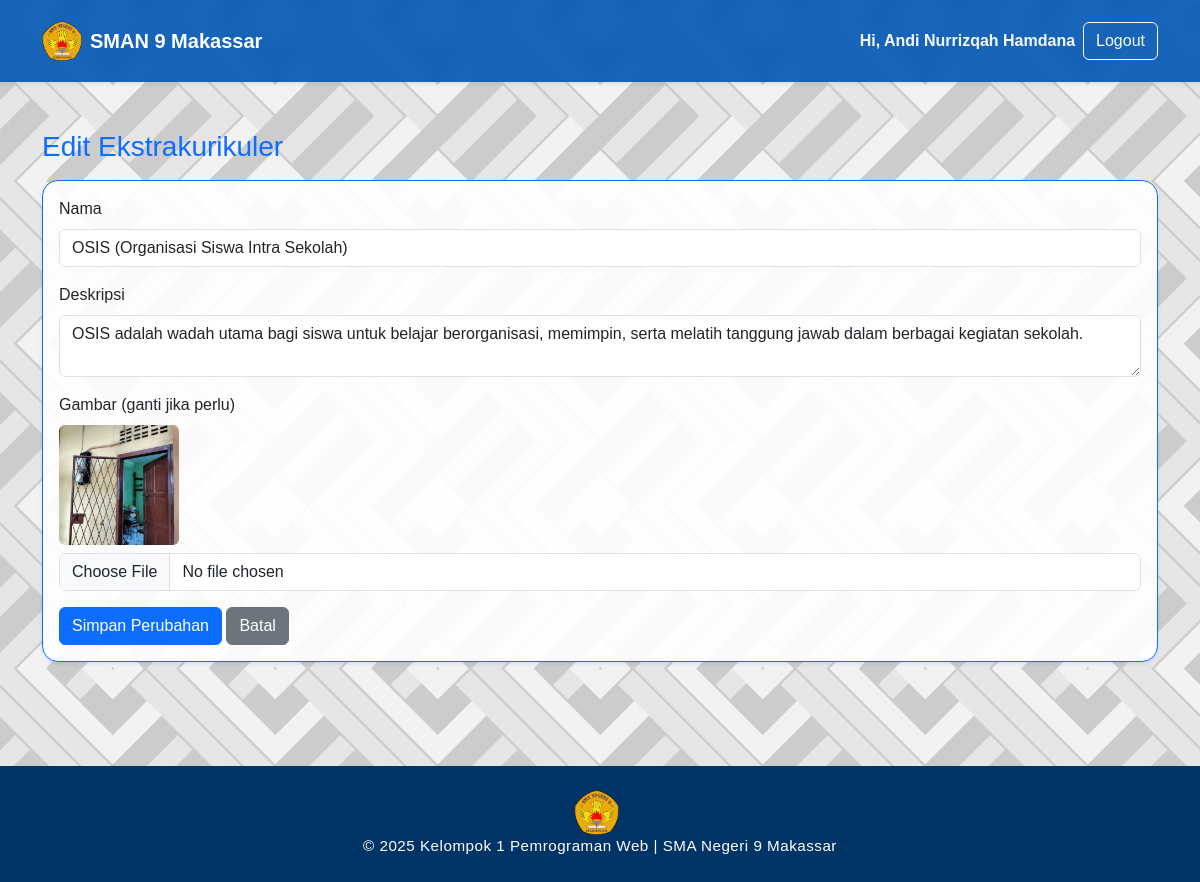
The app's page /admin/ekstrakurikuler/edit.php?id=1 (signed in) with its own data.
### tables this page shows
CREATE TABLE `anggota` (
  `nim` varchar(12) NOT NULL,
  `nama` varchar(50) NOT NULL,
  `kelas` varchar(10) NOT NULL,
  `alamat` varchar(50) NOT NULL,
  `asal_sekolah` varchar(50) NOT NULL,
  `motto` varchar(50) NOT NULL,
  `pengalaman` text NOT NULL,
  `gambar` varchar(255) DEFAULT NULL
);

CREATE TABLE `ekstrakurikuler` (
  `id` int(11) NOT NULL,
  `nama` varchar(150) NOT NULL,
  `deskripsi` text DEFAULT NULL,
  `gambar` varchar(255) DEFAULT NULL,
  `created_at` timestamp NOT NULL DEFAULT current_timestamp()
);

### includes/config.php (called while the page is built)
<?php
$base_url = "http://" . $_SERVER['HTTP_HOST'] . "/klp1pemrogweb/";

### admin/ekstrakurikuler/edit.php (the view, shortened to what this page needs)
<?php
require_once("../../includes/config.php");
require("../../includes/db_connect.php");
require("../../includes/header.php");
require("../../includes/admin_navbar.php");
$id = $_GET['id'] ?? '';
$stmt = $mysqli->prepare("SELECT * FROM ekstrakurikuler WHERE id = ? LIMIT 1");
$stmt->bind_param('i', $id);
$stmt->execute();
$res = $stmt->get_result();
$old = $res->fetch_assoc();
$errors = [];
?>
<div id="page" class="d-flex flex-column min-vh-100">
  <main class="flex-fill">
    <div class="container my-5">
      <h3 class="text-primary mb-3">Edit Ekstrakurikuler</h3>
      <div class="card border-primary shadow-sm">
        <div class="card-body">
          <form method="post" enctype="multipart/form-data">
            <div class="mb-3">
              <label class="form-label">Nama</label>
              <input name="nama" class="form-control <?=isset($errors['nama']) ? 'is-invalid' : ''?>" value="<?=htmlspecialchars($old['nama'])?>">
            </div>
            <div class="mb-3">
              <label class="form-label">Deskripsi</label>
              <textarea name="deskripsi" class="form-control"><?=htmlspecialchars($old['deskripsi'])?></textarea>
            </div>
            <div class="mb-3">
              <label class="form-label">Gambar (ganti jika perlu)</label>
              <?php if (!empty($old['gambar']) && file_exists(__DIR__.'/../../assets/images/ekstrakurikuler/'.$old['gambar'])): ?>
                <div class="mb-2"><img src="<?= $base_url ?>/assets/images/ekstrakurikuler/<?=htmlspecialchars($old['gambar'])?>" style="width:120px; height:120px; object-fit:cover; border-radius:6px;"></div>
              <?php endif; ?>
              <input type="file" name="gambar" class="form-control <?=isset($errors['gambar']) ? 'is-invalid' : ''?>">
            </div>
            <button class="btn btn-primary">Simpan Perubahan</button>
            <a href="index.php" class="btn btn-secondary">Batal</a>
          </form>
        </div>
      </div>
    </div>
  </main>
<?php require_once("../../includes/footer.php"); ?>

### includes/admin_navbar.php (shortened to what this page needs)
<?php
$nama_user = null;
if (!empty($_SESSION['user']['nim'])) {
  $nim = $_SESSION['user']['nim'];
  $stmt = $mysqli->prepare("SELECT nama FROM anggota WHERE nim = ?");
  $stmt->bind_param("s", $nim);
  $stmt->execute();
  $stmt->bind_result($nama_user);
}
?>
<nav class="navbar navbar-expand-lg navbar-dark bg-primary shadow-sm py-3">
  <div class="container">
    <a class="navbar-brand d-flex align-items-center" href="<?= $base_url ?>">
      <img
        src="<?= $base_url ?>assets/images/lainnya/lambang.png"
        width="40"
        alt="logo"
        class="me-2"
      />
      <span class="fw-bold">SMAN 9 Makassar</span>
    </a>
    <div class="collapse navbar-collapse" id="mainNav">
      <ul class="navbar-nav ms-auto fw-semibold d-flex align-items-center">
      <?php if (!empty($_SESSION['user']['nim'])): ?>
        <li class="nav-item">
          <span class="me-2 text-light">Hi, <?= htmlspecialchars($nama_user ?? $_SESSION['user']['nim']) ?></span>
        </li>
        <li class="nav-item">
          <a href="/klp1pemrogweb/model/logout.php" type="button" class="btn btn-outline-light ">Logout</a>
        </li>
      <?php endif; ?>
      </ul>
    </div>
  </div>
</nav>

### assets/css/style.css (style rules this page uses)
body { background: url("../images/bg/bg.jpg") repeat center center fixed; transition: background-color 0.5s ease, color 0.5s ease; background-size: auto; font-family: "Poppins", sans-serif; color: #212529; scroll-behavior: smooth; }
html, body { height: 100%; }
.navbar { backdrop-filter: blur(8px); background-color: rgba(0, 86, 179, 0.9) !important; }
#page { min-height: 100vh; display: flex; flex-direction: column; }
main { flex: 1 0 auto; }
.fade-in { opacity: 0; transform: translateY(20px); transition: all 0.8s ease; }
.fade-in.show { opacity: 1; transform: translateY(0); }
.card-custom, .card { background-color: rgba(255, 255, 255, 0.9); border-radius: 16px; transition: all 0.3s ease; }
.card img { border-radius: 12px; }

### records on screen
anggota: nama "Andi Nurrizqah Hamdana"
ekstrakurikuler: nama "OSIS (Organisasi Siswa Intra Sekolah)", deskripsi "OSIS adalah wadah utama bagi siswa untuk belajar berorganisasi, memimpin, serta melatih tanggung jawab dalam berbagai kegiatan sekolah.", gambar (picture)
